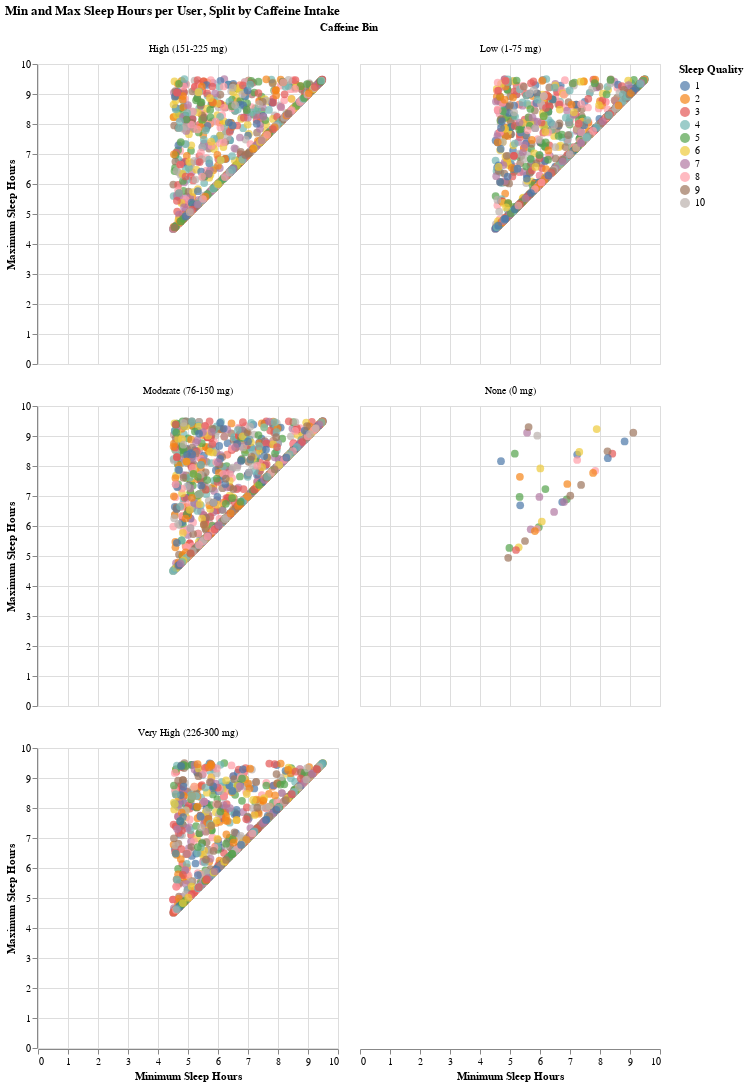

This figure's notebook cell:
### Code cell
# Group by Person_ID and calculate min and max sleep hours
sleep_stats = df.groupby('Person_ID')['Total Sleep Hours'].agg(['min', 'max']).reset_index()

# Merge Sleep Quality & Caffeine Intake
sleep_stats = sleep_stats.merge(df[['Person_ID', 'Sleep Quality', 'Caffeine Intake (mg)']], on='Person_ID', how='left').drop_duplicates()

# Define refined caffeine intake bins
bins = [0, 1, 75, 150, 225, 300]
labels = ["None (0 mg)", "Low (1-75 mg)", "Moderate (76-150 mg)", "High (151-225 mg)", "Very High (226-300 mg)"]

# Bin the caffeine intake
sleep_stats['Caffeine Bin'] = pd.cut(sleep_stats['Caffeine Intake (mg)'], bins=bins, labels=labels, include_lowest=True)

# Create an interactive scatter plot, faceted by Caffeine Bin
chart = alt.Chart(sleep_stats).mark_circle(size=60).encode(
    x=alt.X('min:Q', title='Minimum Sleep Hours'),
    y=alt.Y('max:Q', title='Maximum Sleep Hours'),
    color=alt.Color('Sleep Quality:N', legend=alt.Legend(title="Sleep Quality")),
    tooltip=['Person_ID', 'min', 'max', 'Sleep Quality', 'Caffeine Bin']
).facet(
    facet='Caffeine Bin:N',
    columns=2  # Adjusts layout to 2 rows
).properties(
    title="Min and Max Sleep Hours per User, Split by Caffeine Intake",
).interactive()

chart

### Figure 1 — Vega-Lite specification as saved in the notebook (floating-point values rounded to 4 significant figures; data arrays with more than 128 entries replaced by an {"elided": "..."} marker saying what was removed)
{"config": {"view": {"continuousWidth": 300, "continuousHeight": 300}}, "data": {"name": "data-5895f366e044bff5847aae09f186889b"}, "facet": {"field": "Caffeine Bin", "type": "nominal"}, "spec": {"mark": {"type": "circle", "size": 60}, "encoding": {"color": {"field": "Sleep Quality", "legend": {"title": "Sleep Quality"}, "type": "nominal"}, "tooltip": [{"field": "Person_ID", "type": "quantitative"}, {"field": "min", "type": "quantitative"}, {"field": "max", "type": "quantitative"}, {"field": "Sleep Quality", "type": "quantitative"}, {"field": "Caffeine Bin", "type": "ordinal"}], "x": {"field": "min", "title": "Minimum Sleep Hours", "type": "quantitative"}, "y": {"field": "max", "title": "Maximum Sleep Hours", "type": "quantitative"}}, "name": "view_14"}, "columns": 2, "params": [{"name": "param_14", "select": {"type": "interval", "encodings": ["x", "y"]}, "bind": "scales", "views": ["view_14"]}], "title": "Min and Max Sleep Hours per User, Split by Caffeine Intake", "$schema": "https://vega.github.io/schema/vega-lite/v5.20.1.json", "datasets": {"data-5895f366e044bff5847aae09f186889b": {"elided": "5000 records"}}}
